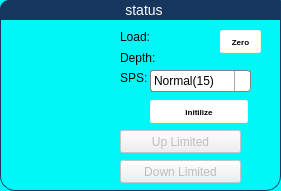
    <widget class="QGroupBox" name="status_groupbox">
     <property name="geometry">
      <rect>
       <x>30</x>
       <y>10</y>
       <width>281</width>
       <height>191</height>
      </rect>
     </property>
     <property name="palette">
      <palette>
       <active>
        <colorrole role="WindowText">
         <brush brushstyle="SolidPattern">
          <color alpha="255">
           <red>0</red>
           <green>0</green>
           <blue>0</blue>
          </color>
         </brush>
        </colorrole>
        <colorrole role="Button">
         <brush brushstyle="SolidPattern">
          <color alpha="255">
           <red>0</red>
           <green>247</green>
           <blue>247</blue>
          </color>
         </brush>
        </colorrole>
        <colorrole role="Light">
         <brush brushstyle="SolidPattern">
          <color alpha="255">
           <red>115</red>
           <green>255</green>
           <blue>255</blue>
          </color>
         </brush>
        </colorrole>
        <colorrole role="Midlight">
         <brush brushstyle="SolidPattern">
          <color alpha="255">
           <red>57</red>
           <green>251</green>
           <blue>251</blue>
          </color>
         </brush>
        </colorrole>
        <colorrole role="Dark">
         <brush brushstyle="SolidPattern">
          <color alpha="255">
           <red>0</red>
           <green>123</green>
           <blue>123</blue>
          </color>
         </brush>
        </colorrole>
        <colorrole role="Mid">
         <brush brushstyle="SolidPattern">
          <color alpha="255">
           <red>0</red>
           <green>165</green>
           <blue>165</blue>
          </color>
         </brush>
        </colorrole>
        <colorrole role="Text">
         <brush brushstyle="SolidPattern">
          <color alpha="255">
           <red>0</red>
           <green>0</green>
           <blue>0</blue>
          </color>
         </brush>
        </colorrole>
        <colorrole role="BrightText">
         <brush brushstyle="SolidPattern">
          <color alpha="255">
           <red>255</red>
           <green>255</green>
           <blue>255</blue>
          </color>
         </brush>
        </colorrole>
        <colorrole role="ButtonText">
         <brush brushstyle="SolidPattern">
          <color alpha="255">
           <red>0</red>
           <green>0</green>
           <blue>0</blue>
          </color>
         </brush>
        </colorrole>
        <colorrole role="Base">
         <brush brushstyle="SolidPattern">
          <color alpha="255">
           <red>255</red>
           <green>255</green>
           <blue>255</blue>
          </color>
         </brush>
        </colorrole>
        <colorrole role="Window">
         <brush brushstyle="SolidPattern">
          <color alpha="255">
           <red>0</red>
           <green>247</green>
           <blue>247</blue>
          </color>
         </brush>
        </colorrole>
        <colorrole role="Shadow">
         <brush brushstyle="SolidPattern">
          <color alpha="255">
           <red>0</red>
           <green>0</green>
           <blue>0</blue>
          </color>
         </brush>
        </colorrole>
        <colorrole role="AlternateBase">
         <brush brushstyle="SolidPattern">
          <color alpha="255">
           <red>127</red>
           <green>251</green>
           <blue>251</blue>
          </color>
         </brush>
        </colorrole>
        <colorrole role="ToolTipBase">
         <brush brushstyle="SolidPattern">
          <color alpha="255">
           <red>255</red>
           <green>255</green>
           <blue>220</blue>
          </color>
         </brush>
        </colorrole>
        <colorrole role="ToolTipText">
         <brush brushstyle="SolidPattern">
          <color alpha="255">
           <red>0</red>
           <green>0</green>
           <blue>0</blue>
          </color>
         </brush>
        </colorrole>
       </active>
       <inactive>
        <colorrole role="WindowText">
         <brush brushstyle="SolidPattern">
          <color alpha="255">
           <red>0</red>
           <green>0</green>
           <blue>0</blue>
          </color>
         </brush>
        </colorrole>
        <colorrole role="Button">
         <brush brushstyle="SolidPattern">
          <color alpha="255">
           <red>0</red>
           <green>247</green>
           <blue>247</blue>
          </color>
         </brush>
        </colorrole>
        <colorrole role="Light">
         <brush brushstyle="SolidPattern">
          <color alpha="255">
           <red>115</red>
           <green>255</green>
           <blue>255</blue>
          </color>
         </brush>
        </colorrole>
        <colorrole role="Midlight">
         <brush brushstyle="SolidPattern">
          <color alpha="255">
           <red>57</red>
           <green>251</green>
           <blue>251</blue>
          </color>
         </brush>
        </colorrole>
        <colorrole role="Dark">
         <brush brushstyle="SolidPattern">
          <color alpha="255">
           <red>0</red>
           <green>123</green>
           <blue>123</blue>
          </color>
         </brush>
        </colorrole>
        <colorrole role="Mid">
         <brush brushstyle="SolidPattern">
          <color alpha="255">
           <red>0</red>
           <green>165</green>
           <blue>165</blue>
          </color>
         </brush>
        </colorrole>
        <colorrole role="Text">
         <brush brushstyle="SolidPattern">
          <color alpha="255">
           <red>0</red>
           <green>0</green>
           <blue>0</blue>
          </color>
         </brush>
        </colorrole>
        <colorrole role="BrightText">
         <brush brushstyle="SolidPattern">
          <color alpha="255">
           <red>255</red>
           <green>255</green>
           <blue>255</blue>
          </color>
         </brush>
        </colorrole>
        <colorrole role="ButtonText">
         <brush brushstyle="SolidPattern">
          <color alpha="255">
           <red>0</red>
           <green>0</green>
           <blue>0</blue>
          </color>
         </brush>
        </colorrole>
        <colorrole role="Base">
         <brush brushstyle="SolidPattern">
          <color alpha="255">
           <red>255</red>
           <green>255</green>
           <blue>255</blue>
          </color>
         </brush>
        </colorrole>
        <colorrole role="Window">
         <brush brushstyle="SolidPattern">
          <color alpha="255">
           <red>0</red>
           <green>247</green>
           <blue>247</blue>
          </color>
         </brush>
        </colorrole>
        <colorrole role="Shadow">
         <brush brushstyle="SolidPattern">
          <color alpha="255">
           <red>0</red>
           <green>0</green>
           <blue>0</blue>
          </color>
         </brush>
        </colorrole>
        <colorrole role="AlternateBase">
         <brush brushstyle="SolidPattern">
          <color alpha="255">
           <red>127</red>
           <green>251</green>
           <blue>251</blue>
          </color>
         </brush>
        </colorrole>
        <colorrole role="ToolTipBase">
         <brush brushstyle="SolidPattern">
          <color alpha="255">
           <red>255</red>
           <green>255</green>
           <blue>220</blue>
          </color>
         </brush>
        </colorrole>
        <colorrole role="ToolTipText">
         <brush brushstyle="SolidPattern">
          <color alpha="255">
           <red>0</red>
           <green>0</green>
           <blue>0</blue>
          </color>
         </brush>
        </colorrole>
       </inactive>
       <disabled>
        <colorrole role="WindowText">
         <brush brushstyle="SolidPattern">
          <color alpha="255">
           <red>0</red>
           <green>123</green>
           <blue>123</blue>
          </color>
         </brush>
        </colorrole>
        <colorrole role="Button">
         <brush brushstyle="SolidPattern">
          <color alpha="255">
           <red>0</red>
           <green>247</green>
           <blue>247</blue>
          </color>
         </brush>
        </colorrole>
        <colorrole role="Light">
         <brush brushstyle="SolidPattern">
          <color alpha="255">
           <red>115</red>
           <green>255</green>
           <blue>255</blue>
          </color>
         </brush>
        </colorrole>
        <colorrole role="Midlight">
         <brush brushstyle="SolidPattern">
          <color alpha="255">
           <red>57</red>
           <green>251</green>
           <blue>251</blue>
          </color>
         </brush>
        </colorrole>
        <colorrole role="Dark">
         <brush brushstyle="SolidPattern">
          <color alpha="255">
           <red>0</red>
           <green>123</green>
           <blue>123</blue>
          </color>
         </brush>
        </colorrole>
        <colorrole role="Mid">
         <brush brushstyle="SolidPattern">
          <color alpha="255">
           <red>0</red>
           <green>165</green>
           <blue>165</blue>
          </color>
         </brush>
        </colorrole>
        <colorrole role="Text">
         <brush brushstyle="SolidPattern">
          <color alpha="255">
           <red>0</red>
           <green>123</green>
           <blue>123</blue>
          </color>
         </brush>
        </colorrole>
        <colorrole role="BrightText">
         <brush brushstyle="SolidPattern">
          <color alpha="255">
           <red>255</red>
           <green>255</green>
           <blue>255</blue>
          </color>
         </brush>
        </colorrole>
        <colorrole role="ButtonText">
         <brush brushstyle="SolidPattern">
          <color alpha="255">
           <red>0</red>
           <green>123</green>
           <blue>123</blue>
          </color>
         </brush>
        </colorrole>
        <colorrole role="Base">
         <brush brushstyle="SolidPattern">
          <color alpha="255">
           <red>0</red>
           <green>247</green>
           <blue>247</blue>
          </color>
         </brush>
        </colorrole>
        <colorrole role="Window">
         <brush brushstyle="SolidPattern">
          <color alpha="255">
           <red>0</red>
           <green>247</green>
           <blue>247</blue>
          </color>
         </brush>
        </colorrole>
        <colorrole role="Shadow">
         <brush brushstyle="SolidPattern">
          <color alpha="255">
           <red>0</red>
           <green>0</green>
           <blue>0</blue>
          </color>
         </brush>
        </colorrole>
        <colorrole role="AlternateBase">
         <brush brushstyle="SolidPattern">
          <color alpha="255">
           <red>0</red>
           <green>247</green>
           <blue>247</blue>
          </color>
         </brush>
        </colorrole>
        <colorrole role="ToolTipBase">
         <brush brushstyle="SolidPattern">
          <color alpha="255">
           <red>255</red>
           <green>255</green>
           <blue>220</blue>
          </color>
         </brush>
        </colorrole>
        <colorrole role="ToolTipText">
         <brush brushstyle="SolidPattern">
          <color alpha="255">
           <red>0</red>
           <green>0</green>
           <blue>0</blue>
          </color>
         </brush>
        </colorrole>
       </disabled>
      </palette>
     </property>
     <property name="tabletTracking">
      <bool>false</bool>
     </property>
     <property name="acceptDrops">
      <bool>false</bool>
     </property>
     <property name="autoFillBackground">
      <bool>false</bool>
     </property>
     <property name="styleSheet">
      <string notr="true">QGroupBox {
border: 1px solid gray;
border-color: #FF17365D;
font-size: 14px;
border-radius: 15px;
}
QGroupBox::title {
border-top-left-radius: 9px;
border-top-right-radius: 9px;
padding: 2px 123px;
background-color: #FF17365D;
color: rgb(255, 255, 255);
}</string>
     </property>
     <property name="title">
      <string>status</string>
     </property>
     <property name="flat">
      <bool>true</bool>
     </property>
     <property name="checkable">
      <bool>false</bool>
     </property>
     <widget class="QLabel" name="pic_IIT">
      <property name="geometry">
       <rect>
        <x>10</x>
        <y>40</y>
        <width>101</width>
        <height>141</height>
       </rect>
      </property>
      <property name="styleSheet">
       <string notr="true">border:none;padding:5px</string>
      </property>
      <property name="frameShape">
       <enum>QFrame::Box</enum>
      </property>
      <property name="text">
       <string/>
      </property>
      <property name="pixmap">
       <pixmap>IIT_pic.png</pixmap>
      </property>
      <property name="scaledContents">
       <bool>true</bool>
      </property>
      <property name="wordWrap">
       <bool>false</bool>
      </property>
     </widget>
     <widget class="QLabel" name="laod">
      <property name="geometry">
       <rect>
        <x>120</x>
        <y>30</y>
        <width>47</width>
        <height>14</height>
       </rect>
      </property>
      <property name="sizePolicy">
       <sizepolicy hsizetype="Preferred" vsizetype="Preferred">
        <horstretch>0</horstretch>
        <verstretch>0</verstretch>
       </sizepolicy>
      </property>
      <property name="focusPolicy">
       <enum>Qt::TabFocus</enum>
      </property>
      <property name="layoutDirection">
       <enum>Qt::LeftToRight</enum>
      </property>
      <property name="text">
       <string>Load:</string>
      </property>
      <property name="wordWrap">
       <bool>false</bool>
      </property>
     </widget>
     <widget class="QLabel" name="Depth">
      <property name="geometry">
       <rect>
        <x>120</x>
        <y>50</y>
        <width>41</width>
        <height>16</height>
       </rect>
      </property>
      <property name="text">
       <string>Depth:</string>
      </property>
     </widget>
     <widget class="QPushButton" name="Zero_button">
      <property name="geometry">
       <rect>
        <x>220</x>
        <y>30</y>
        <width>41</width>
        <height>23</height>
       </rect>
      </property>
      <property name="styleSheet">
       <string notr="true">QPushButton {
    background-color: white;
    border-style: outset;
    border-width: 1px;
    border-radius: 2px;
    border-color: beige;
    font: bold 8px;
    min-width: 2em;
    padding: 3px;
}
QPushButton:pressed {
    background-color: rgb(230,200,50);
    border-style: inset;
}</string>
      </property>
      <property name="text">
       <string>Zero</string>
      </property>
      <property name="default">
       <bool>false</bool>
      </property>
      <property name="flat">
       <bool>false</bool>
      </property>
     </widget>
     <widget class="QLabel" name="SPS">
      <property name="geometry">
       <rect>
        <x>120</x>
        <y>70</y>
        <width>31</width>
        <height>16</height>
       </rect>
      </property>
      <property name="text">
       <string>SPS:</string>
      </property>
     </widget>
     <widget class="QComboBox" name="SPS_list">
      <property name="enabled">
       <bool>true</bool>
      </property>
      <property name="geometry">
       <rect>
        <x>150</x>
        <y>70</y>
        <width>101</width>
        <height>22</height>
       </rect>
      </property>
      <property name="styleSheet">
       <string notr="true">QComboBox {
    border: 1px solid gray;
    border-radius: 3px;
    padding: 1px 18px 1px 3px;
    min-width: 6em;
}

QComboBox:editable {
    background: white;
}

QComboBox:!editable, QComboBox::drop-down:editable {
     background: qlineargradient(x1: 0, y1: 0, x2: 0, y2: 1,
                                 stop: 0 #E1E1E1, stop: 0.4 #DDDDDD,
                                 stop: 0.5 #D8D8D8, stop: 1.0 #D3D3D3);
}

/* QComboBox gets the &quot;on&quot; state when the popup is open */
QComboBox:!editable:on, QComboBox::drop-down:editable:on {
    background: qlineargradient(x1: 0, y1: 0, x2: 0, y2: 1,
                                stop: 0 #D3D3D3, stop: 0.4 #D8D8D8,
                                stop: 0.5 #DDDDDD, stop: 1.0 #E1E1E1);
}

QComboBox:on { /* shift the text when the popup opens */
    padding-top: 3px;
    padding-left: 4px;
}

QComboBox::drop-down {
    subcontrol-origin: padding;
    subcontrol-position: top right;
    width: 15px;

    border-left-width: 1px;
    border-left-color: darkgray;
    border-left-style: solid; /* just a single line */
    border-top-right-radius: 3px; /* same radius as the QComboBox */
    border-bottom-right-radius: 3px;
}

</string>
      </property>
      <property name="editable">
       <bool>false</bool>
      </property>
      <property name="currentText">
       <string>Normal(15)</string>
      </property>
      <property name="insertPolicy">
       <enum>QComboBox::NoInsert</enum>
      </property>
      <property name="duplicatesEnabled">
       <bool>false</bool>
      </property>
      <property name="frame">
       <bool>true</bool>
      </property>
      <item>
       <property name="text">
        <string>Normal(15)</string>
       </property>
      </item>
      <item>
       <property name="text">
        <string>Slowest(1.875)</string>
       </property>
      </item>
      <item>
       <property name="text">
        <string>Slow(2.5)</string>
       </property>
      </item>
      <item>
       <property name="text">
        <string>Fast (15)</string>
       </property>
      </item>
      <item>
       <property name="text">
        <string>Fastest (37.5)</string>
       </property>
      </item>
     </widget>
     <widget class="QPushButton" name="Initilize">
      <property name="geometry">
       <rect>
        <x>150</x>
        <y>100</y>
        <width>98</width>
        <height>23</height>
       </rect>
      </property>
      <property name="styleSheet">
       <string notr="true">QPushButton {
    background-color: white;
    border-style: outset;
    border-width: 1px;
    border-radius: 2px;
    border-color: beige;
    font: bold 8px;
    min-width: 9em;
    padding: 3px;
}
QPushButton:pressed {
    background-color: rgb(230,200,50);
    border-style: inset;
}</string>
      </property>
      <property name="text">
       <string>Initilize</string>
      </property>
     </widget>
     <widget class="QPushButton" name="UP_limited">
      <property name="enabled">
       <bool>false</bool>
      </property>
      <property name="geometry">
       <rect>
        <x>120</x>
        <y>130</y>
        <width>121</width>
        <height>23</height>
       </rect>
      </property>
      <property name="styleSheet">
       <string notr="true"/>
      </property>
      <property name="text">
       <string>Up Limited</string>
      </property>
     </widget>
     <widget class="QPushButton" name="Down_limited">
      <property name="enabled">
       <bool>false</bool>
      </property>
      <property name="geometry">
       <rect>
        <x>120</x>
        <y>160</y>
        <width>121</width>
        <height>23</height>
       </rect>
      </property>
      <property name="text">
       <string>Down Limited</string>
      </property>
     </widget>
     <widget class="QLabel" name="label_load">
      <property name="geometry">
       <rect>
        <x>160</x>
        <y>30</y>
        <width>39</width>
        <height>11</height>
       </rect>
      </property>
      <property name="styleSheet">
       <string notr="true"/>
      </property>
      <property name="text">
       <string/>
      </property>
     </widget>
     <widget class="QLabel" name="label_Depth">
      <property name="geometry">
       <rect>
        <x>160</x>
        <y>50</y>
        <width>39</width>
        <height>11</height>
       </rect>
      </property>
      <property name="styleSheet">
       <string notr="true"/>
      </property>
      <property name="text">
       <string/>
      </property>
     </widget>
    </widget>
